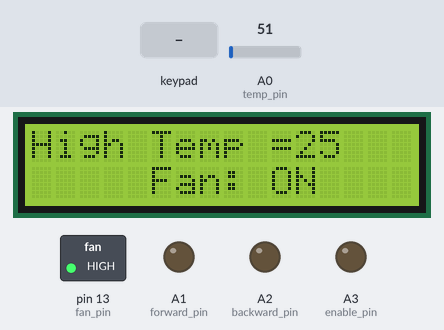
Simulated run of this sketch. Board: Arduino Uno, built with avr-gcc and run on an emulated ATmega328P. Parts: 16×2 character LCD, switched loads named in the sketch (green lamp = pin HIGH), output pins drawn as LEDs (lit = HIGH). The inputs (shaded band) are chosen by the test bench; at power-on: A0 (temp_pin) = 51. What the sketch prints to the serial monitor is not drawn.

Above: at 1.2 s.
1.3 s: A0 (temp_pin) set to 42
At 2.5 s:
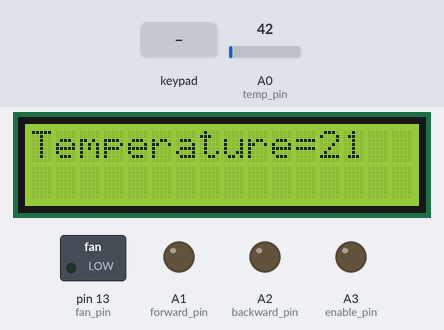
2.8 s: keypad keys 4 5 6 pressed 0.4 s apart
At 4.4 s:
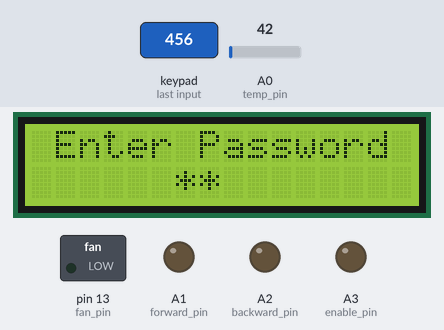
5.5 s: keypad keys 1 3 9 pressed 0.4 s apart
At 7.9 s:
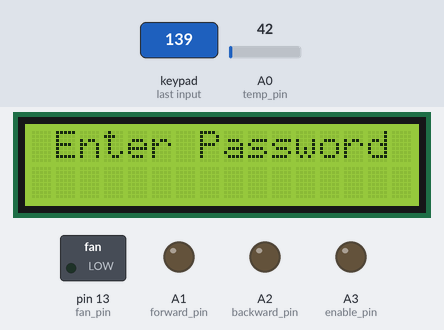
8.2 s: key '1' pressed
At 9.3 s:
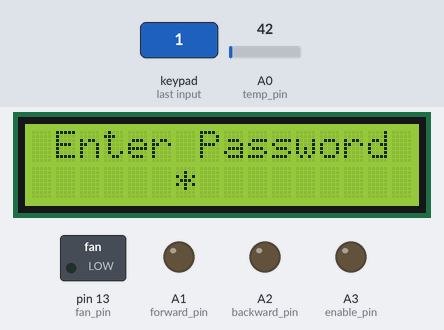
9.7 s: key '2' pressed
At 10.5 s:
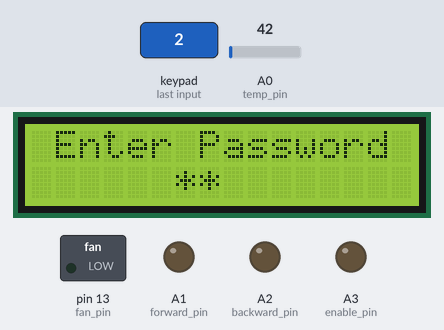
Timing chart, 0 to 12.2 s (numbered marks = the images above; inputs shaded):
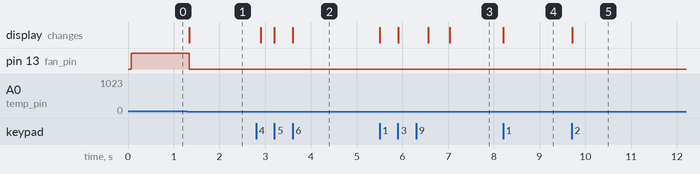

Measured:
- the behaviour switches between 46 and 45 on A0 (temp_pin) (found by bisection; images 0 and 1)
- after the input at 1.3 s, pin 13 (fan_pin): HIGH → LOW at once; the display: changes at once (image 1)
- after the input at 2.8 s, the display: first changes after 0.10 s (image 2 shows a later state)
- after the input at 5.5 s, the display: first changes at once (image 3 shows a later state)
- after the input at 8.2 s, the display: changes at once (image 4)
- after the input at 9.7 s, the display: changes at once (image 5)

The sketch:

SmartHome.ino
```cpp
#include <LiquidCrystal.h>
#include <Key.h>
#include <Keypad.h>

int pir_pin=A4;
int temp_pin=A0;
int fan_pin=13;
int rgb_r=0;
int rgb_g=1;
//int rgb_b=9;
LiquidCrystal lcd(7,8,9,10,11,12);   //RS,E,D4,D5,D6,D7
const byte ROWS = 3;
const byte COLS = 3;
char keys[ROWS][COLS] = {
  {'1','2','3'},
  {'4','5','6'},
  {'7','8','9'}
};
byte rowPins[ROWS] = {A5,2,3};
byte colPins[COLS] = {4,5,6};
int forward_pin=A1;
int backward_pin=A2;
int enable_pin=A3;

Keypad myKeyPad = Keypad( makeKeymap(keys), rowPins, colPins, ROWS, COLS );

void smartDoor();
void tempSensor();
void motionSensor();
void setup() {
  // put your setup code here, to run once:
Serial.begin(9600);
pinMode(pir_pin,INPUT);
pinMode(temp_pin,INPUT);
pinMode(fan_pin,OUTPUT);
pinMode(rgb_r,OUTPUT);
pinMode(rgb_g,OUTPUT);
//pinMode(rgb_b,OUTPUT);
pinMode(forward_pin,OUTPUT);
pinMode(backward_pin,OUTPUT);
pinMode (enable_pin,OUTPUT);
lcd.begin(16,2);
}

void loop() {
  // put your main code here, to run repeatedly:
char input;
input=myKeyPad.getKey();
if (input){
smartDoor();
}
if (pir_pin==HIGH){

  motionSensor();
}

  tempSensor();
}

void motionSensor(){
  lcd.clear();
  lcd.home();
  lcd.print("Call the Police !");
    Serial.println("sensing motion");
    digitalWrite(rgb_g,LOW);
    digitalWrite(rgb_r,HIGH);
    delay(200);
    analogWrite(rgb_r,HIGH);
    analogWrite(rgb_g,150);
    delay(200);

    digitalWrite(rgb_r,LOW);
    //digitalWrite(rgb_b,LOW);
    digitalWrite(rgb_g,HIGH);
  }


void tempSensor(){
  int temp_read=analogRead(temp_pin);
  temp_read=temp_read/2;
  int threshold=22;
  if (temp_read>threshold){
    Serial.println("it is hot in here");
        Serial.println (temp_read);
    lcd.clear();
    lcd.home();
    lcd.print("High Temp =");
    lcd.print(temp_read);
    lcd.setCursor(5,1);
    lcd.print("Fan: ON");
    digitalWrite(fan_pin,HIGH);
    delay(150);
  }
  else{
    Serial.println("Temperature is normal");
    Serial.println (temp_read);
    lcd.clear();
    lcd.home();
    lcd.print("Temperature=");
lcd.print(temp_read);
    digitalWrite(fan_pin,LOW);
    delay(150);
  }
}

void doorOpen(){
  analogWrite(enable_pin,150);
  digitalWrite(forward_pin,HIGH);
  digitalWrite(backward_pin,LOW);
  delay(75);
    analogWrite(enable_pin,0);
  digitalWrite(forward_pin,LOW);
  digitalWrite(backward_pin,LOW);
}

void doorClose(){
    analogWrite(enable_pin,150);
  digitalWrite(forward_pin,LOW);
  digitalWrite(backward_pin,HIGH);
  delay(75);
    analogWrite(enable_pin,0);
  digitalWrite(forward_pin,LOW);
  digitalWrite(backward_pin,LOW);
}

bool passCheck(char arr[]){
   if(arr[0]=='1'&& arr[1]=='9'&& arr[2]=='9'&& arr[3]=='8')
      return true;
   else
      return false;
}

void smartDoor(){
  char pass[4];
  char input;
  lcd.clear();
  lcd.home();
  lcd.setCursor(1,0);
  lcd.print("Enter Password");
  lcd.setCursor(6,1);
  input=myKeyPad.getKey();
  while(!input){
  input=myKeyPad.getKey();
  if (input){
    break;
  }}
  Serial.println(input);
  pass[0]=input;
  lcd.print("*");
  input=myKeyPad.getKey();
  while(!input){
  input=myKeyPad.getKey();
  if (input){
    break;
  }}
    Serial.println(input);
  pass[1]=input;
    lcd.print("*");
input=myKeyPad.getKey();
  while(!input){
  input=myKeyPad.getKey();
  if (input){
    break;
  }}
  Serial.println(input);
  pass[2]=input;
    lcd.print("*");
 input=myKeyPad.getKey();
  while(!input){
  input=myKeyPad.getKey();
  if (input){
    break;
  }}
    Serial.println(input);
  pass[3]=input;
    lcd.print("*");
  if (passCheck(pass)){
    Serial.println("correct entry, opening gate");
    lcd.clear();
    lcd.home();
    lcd.print(" Opening Gate");
    doorOpen();
    delay(2000);
    doorClose();
  }
  else{
    Serial.println("Wrong Password");
    lcd.clear();
    lcd.home();
    lcd.print(" Incorrect Pass");
    delay(650);
  }
}
```
